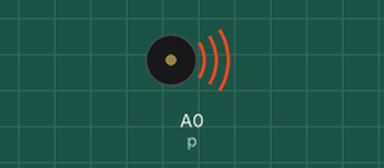
Simulated run of this sketch. Board: Arduino Uno, built with avr-gcc and run on an emulated ATmega328P. Shown: buzzer (waves = sounding).

Above: at 0.2 s.
Timing chart, 0 to 6.5 s (numbered marks = the images above):
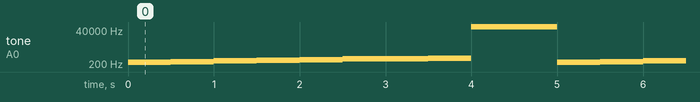

The sketch:

piezo_NOT.ino
```cpp
int p=A0;


void setup() {
  pinMode(p, OUTPUT);

}

void loop() {

tone(p, 261);
    delay(500);


    tone(p, 293);
      delay(500);

      tone(p, 329);
      delay(500);

          tone(p,349 );
      delay(500);

        tone(p,392);
      delay(500);

      tone(p, 440);
      delay(500);

      tone(p,466 );
      delay(500);

      tone(p,494 );
      delay(500);

     tone(p, -1);
     delay(1000);
}
```

Measured:
- by itself, tone on A0 (p): repeats every 5.0 s: 293 Hz 0.50 s, 329 Hz 0.50 s, 349 Hz 0.50 s, 392 Hz 0.50 s, 440 Hz 0.50 s, 466 Hz 0.50 s, 494 Hz 0.50 s, 65535 Hz 1.0 s, 261 Hz 0.50 s
